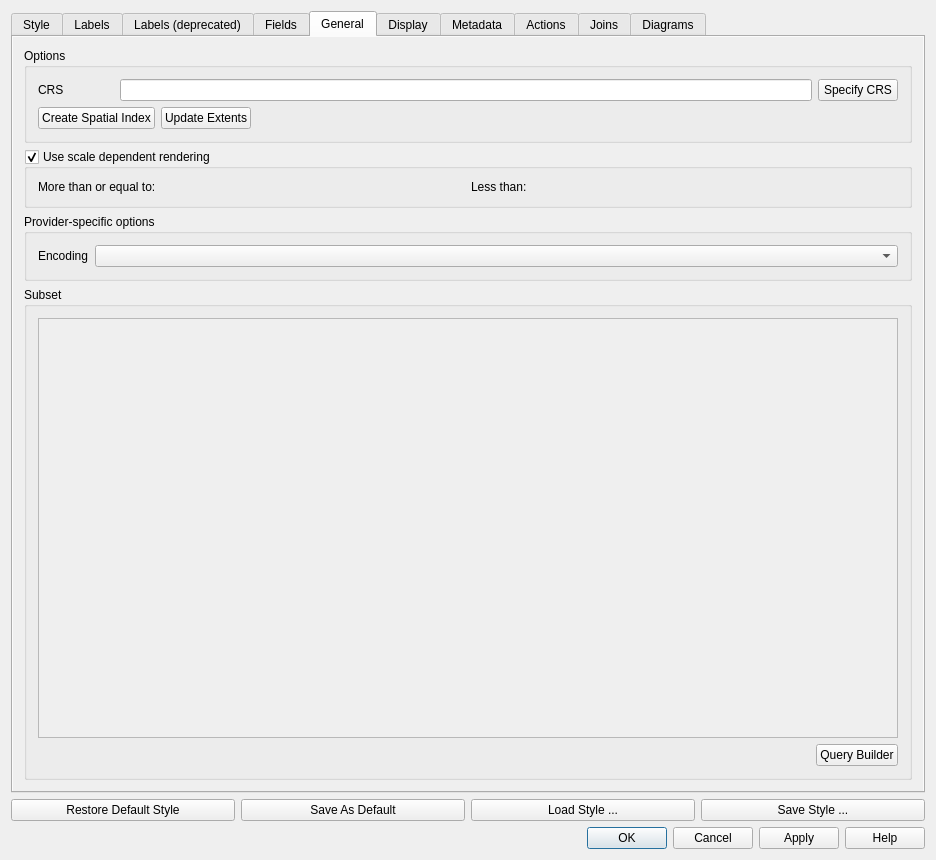
<?xml version="1.0" encoding="UTF-8"?>
<ui version="4.0">
 <class>QgsVectorLayerPropertiesBase</class>
 <widget class="QDialog" name="QgsVectorLayerPropertiesBase">
  <property name="geometry">
   <rect>
    <x>0</x>
    <y>0</y>
    <width>936</width>
    <height>860</height>
   </rect>
  </property>
  <property name="windowTitle">
   <string>Layer Properties</string>
  </property>
  <property name="windowIcon">
   <iconset resource="../../images/images.qrc">
    <normaloff>:/images/icons/qgis-icon-16x16.png</normaloff>:/images/icons/qgis-icon-16x16.png</iconset>
  </property>
  <property name="modal">
   <bool>true</bool>
  </property>
  <layout class="QGridLayout" name="gridLayout_8">
   <item row="2" column="0">
    <layout class="QHBoxLayout" name="horizontalLayout">
     <item>
      <widget class="QPushButton" name="pbnLoadDefaultStyle">
       <property name="text">
        <string>Restore Default Style</string>
       </property>
      </widget>
     </item>
     <item>
      <widget class="QPushButton" name="pbnSaveDefaultStyle">
       <property name="text">
        <string>Save As Default</string>
       </property>
      </widget>
     </item>
     <item>
      <widget class="QPushButton" name="pbnLoadStyle">
       <property name="text">
        <string>Load Style ...</string>
       </property>
      </widget>
     </item>
     <item>
      <widget class="QPushButton" name="pbnSaveStyleAs">
       <property name="text">
        <string>Save Style ...</string>
       </property>
      </widget>
     </item>
    </layout>
   </item>
   <item row="3" column="0">
    <widget class="QDialogButtonBox" name="buttonBox">
     <property name="orientation">
      <enum>Qt::Horizontal</enum>
     </property>
     <property name="standardButtons">
      <set>QDialogButtonBox::Apply|QDialogButtonBox::Cancel|QDialogButtonBox::Help|QDialogButtonBox::Ok</set>
     </property>
    </widget>
   </item>
   <item row="1" column="0">
    <widget class="QTabWidget" name="tabWidget">
     <property name="currentIndex">
      <number>4</number>
     </property>
     <property name="iconSize">
      <size>
       <width>22</width>
       <height>22</height>
      </size>
     </property>
     <widget class="QWidget" name="tabWidgetPage1">
      <attribute name="icon">
       <iconset resource="../../images/images.qrc">
        <normaloff>:/images/themes/default/propertyicons/symbology.png</normaloff>:/images/themes/default/propertyicons/symbology.png</iconset>
      </attribute>
      <attribute name="title">
       <string>Style</string>
      </attribute>
      <layout class="QGridLayout" name="gridLayout_4">
       <item row="0" column="0">
        <widget class="QLabel" name="legendtypelabel">
         <property name="sizePolicy">
          <sizepolicy hsizetype="Minimum" vsizetype="Preferred">
           <horstretch>0</horstretch>
           <verstretch>0</verstretch>
          </sizepolicy>
         </property>
         <property name="maximumSize">
          <size>
           <width>32767</width>
           <height>22</height>
          </size>
         </property>
         <property name="text">
          <string>Legend type</string>
         </property>
        </widget>
       </item>
       <item row="0" column="1">
        <widget class="QComboBox" name="legendtypecombobox">
         <property name="sizePolicy">
          <sizepolicy hsizetype="Maximum" vsizetype="Fixed">
           <horstretch>0</horstretch>
           <verstretch>0</verstretch>
          </sizepolicy>
         </property>
         <property name="minimumSize">
          <size>
           <width>0</width>
           <height>26</height>
          </size>
         </property>
         <property name="maximumSize">
          <size>
           <width>32767</width>
           <height>22</height>
          </size>
         </property>
        </widget>
       </item>
       <item row="0" column="2">
        <widget class="QLabel" name="lblTransparencyPercent">
         <property name="sizePolicy">
          <sizepolicy hsizetype="Minimum" vsizetype="Preferred">
           <horstretch>0</horstretch>
           <verstretch>0</verstretch>
          </sizepolicy>
         </property>
         <property name="text">
          <string>Transparency</string>
         </property>
        </widget>
       </item>
       <item row="0" column="3">
        <widget class="QSlider" name="sliderTransparency">
         <property name="sizePolicy">
          <sizepolicy hsizetype="Minimum" vsizetype="Fixed">
           <horstretch>0</horstretch>
           <verstretch>0</verstretch>
          </sizepolicy>
         </property>
         <property name="maximum">
          <number>255</number>
         </property>
         <property name="value">
          <number>0</number>
         </property>
         <property name="orientation">
          <enum>Qt::Horizontal</enum>
         </property>
        </widget>
       </item>
       <item row="1" column="0" colspan="5">
        <widget class="QStackedWidget" name="widgetStackRenderers">
         <property name="sizePolicy">
          <sizepolicy hsizetype="Expanding" vsizetype="Expanding">
           <horstretch>0</horstretch>
           <verstretch>0</verstretch>
          </sizepolicy>
         </property>
         <property name="frameShape">
          <enum>QFrame::NoFrame</enum>
         </property>
         <property name="frameShadow">
          <enum>QFrame::Sunken</enum>
         </property>
         <property name="currentIndex">
          <number>-1</number>
         </property>
        </widget>
       </item>
       <item row="0" column="4">
        <widget class="QPushButton" name="btnUseNewSymbology">
         <property name="text">
          <string>New symbology</string>
         </property>
        </widget>
       </item>
      </layout>
     </widget>
     <widget class="QWidget" name="labelingTab">
      <attribute name="icon">
       <iconset resource="../../images/images.qrc">
        <normaloff>:/images/themes/default/propertyicons/labels.png</normaloff>:/images/themes/default/propertyicons/labels.png</iconset>
      </attribute>
      <attribute name="title">
       <string>Labels</string>
      </attribute>
      <layout class="QGridLayout" name="gridLayout_47">
       <item row="0" column="0">
        <widget class="QFrame" name="labelingFrame">
         <property name="frameShape">
          <enum>QFrame::NoFrame</enum>
         </property>
         <property name="frameShadow">
          <enum>QFrame::Plain</enum>
         </property>
        </widget>
       </item>
      </layout>
     </widget>
     <widget class="QWidget" name="tabWidgetPage2">
      <attribute name="icon">
       <iconset resource="../../images/images.qrc">
        <normaloff>:/images/themes/default/propertyicons/labels.png</normaloff>:/images/themes/default/propertyicons/labels.png</iconset>
      </attribute>
      <attribute name="title">
       <string>Labels (deprecated)</string>
      </attribute>
      <layout class="QGridLayout" name="gridLayout_5">
       <item row="0" column="0">
        <widget class="QCheckBox" name="labelCheckBox">
         <property name="sizePolicy">
          <sizepolicy hsizetype="Expanding" vsizetype="Fixed">
           <horstretch>0</horstretch>
           <verstretch>0</verstretch>
          </sizepolicy>
         </property>
         <property name="text">
          <string>Display labels</string>
         </property>
        </widget>
       </item>
       <item row="1" column="0">
        <widget class="QFrame" name="labelOptionsFrame">
         <property name="enabled">
          <bool>false</bool>
         </property>
         <property name="sizePolicy">
          <sizepolicy hsizetype="Expanding" vsizetype="Expanding">
           <horstretch>0</horstretch>
           <verstretch>0</verstretch>
          </sizepolicy>
         </property>
         <property name="frameShape">
          <enum>QFrame::NoFrame</enum>
         </property>
         <property name="frameShadow">
          <enum>QFrame::Plain</enum>
         </property>
        </widget>
       </item>
      </layout>
     </widget>
     <widget class="QWidget" name="mFieldsPage">
      <attribute name="icon">
       <iconset resource="../../images/images.qrc">
        <normaloff>:/images/themes/default/propertyicons/attributes.png</normaloff>:/images/themes/default/propertyicons/attributes.png</iconset>
      </attribute>
      <attribute name="title">
       <string>Fields</string>
      </attribute>
      <layout class="QGridLayout" name="mFieldsGridLayout">
       <item row="0" column="0">
        <widget class="QFrame" name="mFieldsFrame">
         <property name="frameShape">
          <enum>QFrame::NoFrame</enum>
         </property>
         <property name="frameShadow">
          <enum>QFrame::Plain</enum>
         </property>
        </widget>
       </item>
      </layout>
     </widget>
     <widget class="QWidget" name="tabWidgetPage4">
      <attribute name="icon">
       <iconset resource="../../images/images.qrc">
        <normaloff>:/images/themes/default/propertyicons/general.png</normaloff>:/images/themes/default/propertyicons/general.png</iconset>
      </attribute>
      <attribute name="title">
       <string>General</string>
      </attribute>
      <layout class="QGridLayout" name="gridLayout_7">
       <property name="margin">
        <number>0</number>
       </property>
       <item row="0" column="0">
        <widget class="QScrollArea" name="scrollArea_2">
         <property name="frameShape">
          <enum>QFrame::NoFrame</enum>
         </property>
         <property name="frameShadow">
          <enum>QFrame::Plain</enum>
         </property>
         <property name="widgetResizable">
          <bool>true</bool>
         </property>
         <widget class="QWidget" name="scrollAreaWidgetContents_2">
          <property name="geometry">
           <rect>
            <x>0</x>
            <y>0</y>
            <width>914</width>
            <height>728</height>
           </rect>
          </property>
          <layout class="QGridLayout" name="gridLayout_3">
           <item row="0" column="0">
            <widget class="QGroupBox" name="indexGroupBox">
             <property name="title">
              <string>Options</string>
             </property>
             <layout class="QGridLayout" name="gridLayout_2">
              <item row="0" column="2" colspan="3">
               <widget class="QLineEdit" name="leSpatialRefSys">
                <property name="readOnly">
                 <bool>true</bool>
                </property>
               </widget>
              </item>
              <item row="0" column="0">
               <widget class="QLabel" name="label_4">
                <property name="text">
                 <string>CRS</string>
                </property>
               </widget>
              </item>
              <item row="2" column="0" colspan="3">
               <widget class="QPushButton" name="pbnIndex">
                <property name="text">
                 <string>Create Spatial Index</string>
                </property>
               </widget>
              </item>
              <item row="0" column="5">
               <widget class="QPushButton" name="pbnChangeSpatialRefSys">
                <property name="toolTip">
                 <string>Specify the coordinate reference system of the layer's geometry.</string>
                </property>
                <property name="whatsThis">
                 <string>Specify the coordinate reference system of the layer's geometry.</string>
                </property>
                <property name="text">
                 <string>Specify CRS</string>
                </property>
               </widget>
              </item>
              <item row="2" column="3">
               <widget class="QPushButton" name="pbnUpdateExtents">
                <property name="text">
                 <string>Update Extents</string>
                </property>
               </widget>
              </item>
              <item row="2" column="4">
               <spacer name="horizontalSpacer_5">
                <property name="orientation">
                 <enum>Qt::Horizontal</enum>
                </property>
                <property name="sizeHint" stdset="0">
                 <size>
                  <width>40</width>
                  <height>20</height>
                 </size>
                </property>
               </spacer>
              </item>
             </layout>
            </widget>
           </item>
           <item row="1" column="0">
            <widget class="QGroupBox" name="chkUseScaleDependentRendering">
             <property name="title">
              <string>Use scale dependent rendering</string>
             </property>
             <property name="checkable">
              <bool>true</bool>
             </property>
             <layout class="QGridLayout">
              <property name="margin">
               <number>11</number>
              </property>
              <item row="0" column="2">
               <widget class="QLabel" name="textLabel1_2_2">
                <property name="text">
                 <string>Less than:</string>
                </property>
               </widget>
              </item>
              <item row="0" column="0">
               <widget class="QLabel" name="textLabel1">
                <property name="text">
                 <string>More than or equal to:</string>
                </property>
               </widget>
              </item>
              <item row="0" column="1">
               <widget class="QgsScaleComboBox" name="cbMinimumScale" native="true"/>
              </item>
              <item row="0" column="3">
               <widget class="QgsScaleComboBox" name="cbMaximumScale" native="true"/>
              </item>
             </layout>
            </widget>
           </item>
           <item row="3" column="0">
            <widget class="QGroupBox" name="grpSubset">
             <property name="title">
              <string>Subset</string>
             </property>
             <layout class="QGridLayout">
              <property name="margin">
               <number>11</number>
              </property>
              <item row="0" column="0" colspan="2">
               <widget class="QTextEdit" name="txtSubsetSQL">
                <property name="enabled">
                 <bool>false</bool>
                </property>
                <property name="acceptDrops">
                 <bool>false</bool>
                </property>
                <property name="acceptRichText">
                 <bool>false</bool>
                </property>
               </widget>
              </item>
              <item row="1" column="0">
               <spacer>
                <property name="orientation">
                 <enum>Qt::Horizontal</enum>
                </property>
                <property name="sizeType">
                 <enum>QSizePolicy::Expanding</enum>
                </property>
                <property name="sizeHint" stdset="0">
                 <size>
                  <width>480</width>
                  <height>21</height>
                 </size>
                </property>
               </spacer>
              </item>
              <item row="1" column="1">
               <widget class="QPushButton" name="pbnQueryBuilder">
                <property name="text">
                 <string>Query Builder</string>
                </property>
               </widget>
              </item>
             </layout>
            </widget>
           </item>
           <item row="2" column="0">
            <widget class="QGroupBox" name="grpProviderOptions">
             <property name="title">
              <string>Provider-specific options</string>
             </property>
             <layout class="QFormLayout" name="formLayout">
              <property name="fieldGrowthPolicy">
               <enum>QFormLayout::AllNonFixedFieldsGrow</enum>
              </property>
              <item row="0" column="0">
               <widget class="QLabel" name="label_2">
                <property name="text">
                 <string>Encoding</string>
                </property>
               </widget>
              </item>
              <item row="0" column="1">
               <widget class="QComboBox" name="cboProviderEncoding"/>
              </item>
             </layout>
            </widget>
           </item>
          </layout>
         </widget>
        </widget>
       </item>
      </layout>
     </widget>
     <widget class="QWidget" name="mDisplayPage">
      <attribute name="icon">
       <iconset resource="../../images/images.qrc">
        <normaloff>:/images/themes/gis/mActionMapTips.png</normaloff>:/images/themes/gis/mActionMapTips.png</iconset>
      </attribute>
      <attribute name="title">
       <string>Display</string>
      </attribute>
      <layout class="QGridLayout" name="gridLayout_19">
       <item row="0" column="0">
        <widget class="QLabel" name="textLabel3">
         <property name="text">
          <string>Legend display text</string>
         </property>
        </widget>
       </item>
       <item row="0" column="1">
        <widget class="QLineEdit" name="txtDisplayName"/>
       </item>
       <item row="1" column="0" colspan="2">
        <widget class="QGroupBox" name="groupBox">
         <property name="title">
          <string>Map Tip display text</string>
         </property>
         <layout class="QGridLayout" name="gridLayout_18">
          <item row="4" column="2">
           <layout class="QHBoxLayout" name="horizontalLayout_14">
            <item>
             <widget class="QPushButton" name="insertExpressionButton">
              <property name="enabled">
               <bool>false</bool>
              </property>
              <property name="sizePolicy">
               <sizepolicy hsizetype="Fixed" vsizetype="Fixed">
                <horstretch>0</horstretch>
                <verstretch>0</verstretch>
               </sizepolicy>
              </property>
              <property name="toolTip">
               <string>Inserts an expression into the action</string>
              </property>
              <property name="text">
               <string>Insert expression...</string>
              </property>
             </widget>
            </item>
            <item>
             <spacer name="horizontalSpacer_4">
              <property name="orientation">
               <enum>Qt::Horizontal</enum>
              </property>
              <property name="sizeType">
               <enum>QSizePolicy::Fixed</enum>
              </property>
              <property name="sizeHint" stdset="0">
               <size>
                <width>40</width>
                <height>20</height>
               </size>
              </property>
             </spacer>
            </item>
            <item>
             <widget class="QComboBox" name="fieldComboBox">
              <property name="enabled">
               <bool>false</bool>
              </property>
              <property name="toolTip">
               <string>The valid attribute names for this layer</string>
              </property>
             </widget>
            </item>
            <item>
             <widget class="QPushButton" name="insertFieldButton">
              <property name="enabled">
               <bool>false</bool>
              </property>
              <property name="sizePolicy">
               <sizepolicy hsizetype="Fixed" vsizetype="Fixed">
                <horstretch>0</horstretch>
                <verstretch>0</verstretch>
               </sizepolicy>
              </property>
              <property name="toolTip">
               <string>Inserts the selected field into the action</string>
              </property>
              <property name="text">
               <string>Insert field</string>
              </property>
             </widget>
            </item>
           </layout>
          </item>
          <item row="2" column="2">
           <widget class="QTextEdit" name="htmlMapTip">
            <property name="enabled">
             <bool>false</bool>
            </property>
           </widget>
          </item>
          <item row="2" column="0">
           <layout class="QVBoxLayout" name="verticalLayout_2">
            <item>
             <widget class="QRadioButton" name="htmlRadio">
              <property name="text">
               <string>HTML</string>
              </property>
             </widget>
            </item>
            <item>
             <spacer name="verticalSpacer">
              <property name="orientation">
               <enum>Qt::Vertical</enum>
              </property>
              <property name="sizeHint" stdset="0">
               <size>
                <width>20</width>
                <height>40</height>
               </size>
              </property>
             </spacer>
            </item>
           </layout>
          </item>
          <item row="1" column="0">
           <layout class="QVBoxLayout" name="verticalLayout_3">
            <item>
             <widget class="QRadioButton" name="fieldComboRadio">
              <property name="text">
               <string>Field</string>
              </property>
             </widget>
            </item>
           </layout>
          </item>
          <item row="1" column="2">
           <widget class="QComboBox" name="displayFieldComboBox">
            <property name="enabled">
             <bool>false</bool>
            </property>
           </widget>
          </item>
         </layout>
        </widget>
       </item>
      </layout>
     </widget>
     <widget class="QWidget" name="tabWidgetPage5">
      <attribute name="icon">
       <iconset resource="../../images/images.qrc">
        <normaloff>:/images/themes/default/propertyicons/metadata.png</normaloff>:/images/themes/default/propertyicons/metadata.png</iconset>
      </attribute>
      <attribute name="title">
       <string>Metadata</string>
      </attribute>
      <layout class="QGridLayout" name="gridLayout_15">
       <item row="0" column="0">
        <widget class="QScrollArea" name="scrollArea">
         <property name="frameShape">
          <enum>QFrame::NoFrame</enum>
         </property>
         <property name="frameShadow">
          <enum>QFrame::Plain</enum>
         </property>
         <property name="widgetResizable">
          <bool>true</bool>
         </property>
         <widget class="QWidget" name="scrollAreaWidgetContents">
          <property name="geometry">
           <rect>
            <x>0</x>
            <y>0</y>
            <width>896</width>
            <height>710</height>
           </rect>
          </property>
          <layout class="QVBoxLayout" name="verticalLayout">
           <item>
            <widget class="QLabel" name="mLayerTitleLabel">
             <property name="text">
              <string>Title</string>
             </property>
            </widget>
           </item>
           <item>
            <widget class="QLineEdit" name="mLayerTitleLineEdit"/>
           </item>
           <item>
            <widget class="QLabel" name="mLayerAbstractLabel">
             <property name="text">
              <string>Abstract</string>
             </property>
            </widget>
           </item>
           <item>
            <widget class="QTextEdit" name="mLayerAbstractTextEdit">
             <property name="sizePolicy">
              <sizepolicy hsizetype="Expanding" vsizetype="Fixed">
               <horstretch>0</horstretch>
               <verstretch>50</verstretch>
              </sizepolicy>
             </property>
             <property name="minimumSize">
              <size>
               <width>0</width>
               <height>50</height>
              </size>
             </property>
             <property name="maximumSize">
              <size>
               <width>16777215</width>
               <height>80</height>
              </size>
             </property>
            </widget>
           </item>
           <item>
            <widget class="QTextEdit" name="teMetadata">
             <property name="lineWidth">
              <number>2</number>
             </property>
             <property name="readOnly">
              <bool>true</bool>
             </property>
            </widget>
           </item>
          </layout>
         </widget>
        </widget>
       </item>
      </layout>
     </widget>
     <widget class="QWidget" name="tabWidgetPage6">
      <attribute name="icon">
       <iconset resource="../../images/images.qrc">
        <normaloff>:/images/themes/default/propertyicons/action.png</normaloff>:/images/themes/default/propertyicons/action.png</iconset>
      </attribute>
      <attribute name="title">
       <string>Actions</string>
      </attribute>
      <layout class="QGridLayout" name="gridLayout_9">
       <item row="0" column="0">
        <widget class="QFrame" name="actionOptionsFrame">
         <property name="sizePolicy">
          <sizepolicy hsizetype="Expanding" vsizetype="Expanding">
           <horstretch>0</horstretch>
           <verstretch>0</verstretch>
          </sizepolicy>
         </property>
         <property name="frameShape">
          <enum>QFrame::NoFrame</enum>
         </property>
         <property name="frameShadow">
          <enum>QFrame::Raised</enum>
         </property>
        </widget>
       </item>
      </layout>
     </widget>
     <widget class="QWidget" name="mJoinPage">
      <attribute name="icon">
       <iconset resource="../../images/images.qrc">
        <normaloff>:/images/themes/default/propertyicons/join.png</normaloff>:/images/themes/default/propertyicons/join.png</iconset>
      </attribute>
      <attribute name="title">
       <string>Joins</string>
      </attribute>
      <layout class="QGridLayout" name="gridLayout_10">
       <item row="0" column="0" colspan="2">
        <widget class="QScrollArea" name="scrollArea_3">
         <property name="frameShape">
          <enum>QFrame::NoFrame</enum>
         </property>
         <property name="frameShadow">
          <enum>QFrame::Plain</enum>
         </property>
         <property name="widgetResizable">
          <bool>true</bool>
         </property>
         <widget class="QWidget" name="scrollAreaWidgetContents_3">
          <property name="geometry">
           <rect>
            <x>0</x>
            <y>0</y>
            <width>896</width>
            <height>710</height>
           </rect>
          </property>
          <layout class="QGridLayout" name="gridLayout_17">
           <item row="0" column="0">
            <widget class="QPushButton" name="mButtonAddJoin">
             <property name="text">
              <string/>
             </property>
             <property name="icon">
              <iconset resource="../../images/images.qrc">
               <normaloff>:/images/themes/default/symbologyAdd.png</normaloff>:/images/themes/default/symbologyAdd.png</iconset>
             </property>
            </widget>
           </item>
           <item row="0" column="1">
            <widget class="QPushButton" name="mButtonRemoveJoin">
             <property name="text">
              <string/>
             </property>
             <property name="icon">
              <iconset resource="../../images/images.qrc">
               <normaloff>:/images/themes/default/symbologyRemove.png</normaloff>:/images/themes/default/symbologyRemove.png</iconset>
             </property>
            </widget>
           </item>
           <item row="0" column="2">
            <spacer name="horizontalSpacer">
             <property name="orientation">
              <enum>Qt::Horizontal</enum>
             </property>
             <property name="sizeHint" stdset="0">
              <size>
               <width>354</width>
               <height>23</height>
              </size>
             </property>
            </spacer>
           </item>
           <item row="1" column="0" colspan="3">
            <widget class="QTreeWidget" name="mJoinTreeWidget">
             <property name="columnCount">
              <number>3</number>
             </property>
             <column>
              <property name="text">
               <string>Join layer</string>
              </property>
             </column>
             <column>
              <property name="text">
               <string>Join field</string>
              </property>
             </column>
             <column>
              <property name="text">
               <string>Target field</string>
              </property>
             </column>
            </widget>
           </item>
          </layout>
         </widget>
        </widget>
       </item>
      </layout>
     </widget>
     <widget class="QWidget" name="mDiagramPage">
      <attribute name="icon">
       <iconset resource="../../images/images.qrc">
        <normaloff>:/images/themes/default/propertyicons/diagram.png</normaloff>:/images/themes/default/propertyicons/diagram.png</iconset>
      </attribute>
      <attribute name="title">
       <string>Diagrams</string>
      </attribute>
      <layout class="QGridLayout" name="gridLayout_14">
       <item row="0" column="0">
        <widget class="QFrame" name="mDiagramFrame">
         <property name="frameShape">
          <enum>QFrame::NoFrame</enum>
         </property>
         <property name="frameShadow">
          <enum>QFrame::Plain</enum>
         </property>
        </widget>
       </item>
      </layout>
     </widget>
    </widget>
   </item>
  </layout>
 </widget>
 <layoutdefault spacing="6" margin="11"/>
 <customwidgets>
  <customwidget>
   <class>QgsScaleComboBox</class>
   <extends>QWidget</extends>
   <header>qgsscalecombobox.h</header>
  </customwidget>
 </customwidgets>
 <tabstops>
  <tabstop>cbMinimumScale</tabstop>
  <tabstop>cbMaximumScale</tabstop>
  <tabstop>txtSubsetSQL</tabstop>
  <tabstop>pbnQueryBuilder</tabstop>
 </tabstops>
 <resources>
  <include location="../../images/images.qrc"/>
 </resources>
 <connections>
  <connection>
   <sender>fieldComboRadio</sender>
   <signal>toggled(bool)</signal>
   <receiver>displayFieldComboBox</receiver>
   <slot>setEnabled(bool)</slot>
   <hints>
    <hint type="sourcelabel">
     <x>69</x>
     <y>128</y>
    </hint>
    <hint type="destinationlabel">
     <x>178</x>
     <y>128</y>
    </hint>
   </hints>
  </connection>
  <connection>
   <sender>htmlRadio</sender>
   <signal>toggled(bool)</signal>
   <receiver>htmlMapTip</receiver>
   <slot>setEnabled(bool)</slot>
   <hints>
    <hint type="sourcelabel">
     <x>57</x>
     <y>155</y>
    </hint>
    <hint type="destinationlabel">
     <x>149</x>
     <y>183</y>
    </hint>
   </hints>
  </connection>
  <connection>
   <sender>htmlRadio</sender>
   <signal>toggled(bool)</signal>
   <receiver>insertFieldButton</receiver>
   <slot>setEnabled(bool)</slot>
   <hints>
    <hint type="sourcelabel">
     <x>83</x>
     <y>152</y>
    </hint>
    <hint type="destinationlabel">
     <x>705</x>
     <y>571</y>
    </hint>
   </hints>
  </connection>
  <connection>
   <sender>htmlRadio</sender>
   <signal>toggled(bool)</signal>
   <receiver>fieldComboBox</receiver>
   <slot>setEnabled(bool)</slot>
   <hints>
    <hint type="sourcelabel">
     <x>51</x>
     <y>157</y>
    </hint>
    <hint type="destinationlabel">
     <x>606</x>
     <y>571</y>
    </hint>
   </hints>
  </connection>
  <connection>
   <sender>htmlRadio</sender>
   <signal>toggled(bool)</signal>
   <receiver>insertExpressionButton</receiver>
   <slot>setEnabled(bool)</slot>
   <hints>
    <hint type="sourcelabel">
     <x>73</x>
     <y>151</y>
    </hint>
    <hint type="destinationlabel">
     <x>247</x>
     <y>571</y>
    </hint>
   </hints>
  </connection>
 </connections>
</ui>
